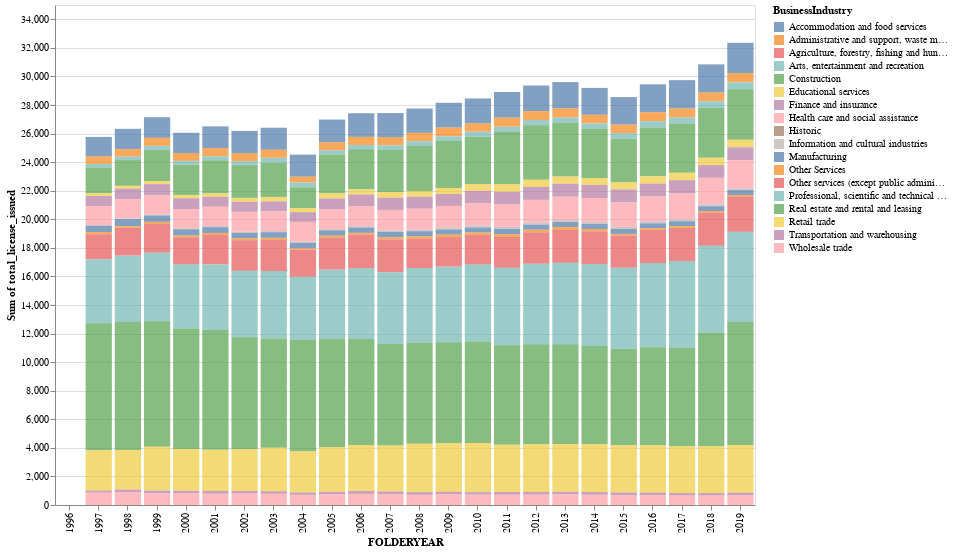

This figure's notebook cell:
### Code cell
bars_3 = alt.Chart(df_1).mark_bar(opacity=0.7).encode(
    x=alt.X('FOLDERYEAR:O', stack=None),
    y=alt.Y('sum(total_license_issued):Q'),
    color='BusinessIndustry:N'
)

(bars_3).properties(width=700, height=500)

### Figure 1 — Vega-Lite specification as saved in the notebook (floating-point values rounded to 4 significant figures; data arrays with more than 128 entries replaced by an {"elided": "..."} marker saying what was removed)
{"config": {"view": {"continuousWidth": 400, "continuousHeight": 300}}, "data": {"name": "data-aead19ed1c5b623b0f2c8ed4ee4cc2a7"}, "mark": {"type": "bar", "opacity": 0.7}, "encoding": {"color": {"type": "nominal", "field": "BusinessIndustry"}, "x": {"type": "ordinal", "field": "FOLDERYEAR", "stack": null}, "y": {"type": "quantitative", "aggregate": "sum", "field": "total_license_issued"}}, "height": 500, "width": 700, "$schema": "https://vega.github.io/schema/vega-lite/v4.0.2.json", "datasets": {"data-aead19ed1c5b623b0f2c8ed4ee4cc2a7": {"elided": "3919 records"}}}
